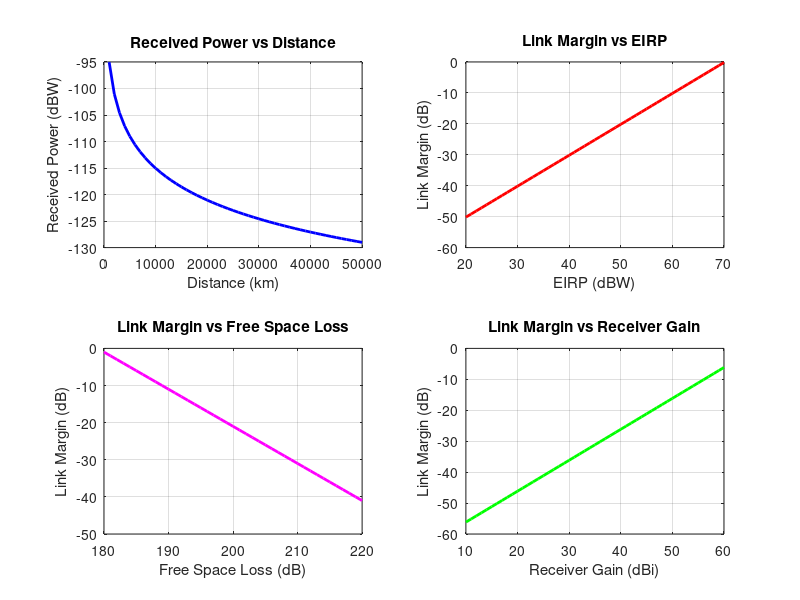

The MATLAB script that drew this image:
clc;
clear;
close all;

d = 36000;
f_u = 14;
f_d = 12;
T = 500;
k = 1.38e-23;
Latm = 2;
Lmisc = 1;
Pr_req = -100;

Pt_u = 20;
Gt_u = 45;
Gr_u = 35;
Ltx_u = 2;
Lrx_u = 1;

Pt_d = 10;
Gt_d = 35;
Gr_d = 40;
Ltx_d = 1;
Lrx_d = 2;

N0 = 10*log10(k*T);

EIRP_u = Pt_u + Gt_u - Ltx_u;
LFS_u = 92.45 + 20*log10(f_u) + 20*log10(d);
Pr_u = EIRP_u + Gr_u - LFS_u - Lrx_u - Latm - Lmisc;
CN0_u = Pr_u - N0;
LM_u = Pr_u - Pr_req;

EIRP_d = Pt_d + Gt_d - Ltx_d;
LFS_d = 92.45 + 20*log10(f_d) + 20*log10(d);
Pr_d = EIRP_d + Gr_d - LFS_d - Lrx_d - Latm - Lmisc;
CN0_d = Pr_d - N0;
LM_d = Pr_d - Pr_req;

fprintf('\n       UPLINK       DOWNLINK\n');
fprintf('EIRP   %8.2f      %8.2f\n', EIRP_u, EIRP_d);
fprintf('LFS    %8.2f      %8.2f\n', LFS_u, LFS_d);
fprintf('Pr     %8.2f      %8.2f\n', Pr_u, Pr_d);
fprintf('C/N0   %8.2f      %8.2f\n', CN0_u, CN0_d);
fprintf('LM     %8.2f      %8.2f\n', LM_u, LM_d);

distance = 1000:1000:50000;
Pr = EIRP_d + Gr_d - ...
    (92.45 + 20*log10(f_d) + 20*log10(distance) ...
    + Lrx_d + Latm + Lmisc);

subplot(2,2,1);
plot(distance,Pr,'b','LineWidth',2);
grid on;
title('Received Power vs Distance');
xlabel('Distance (km)');
ylabel('Received Power (dBW)');

E = 20:70;
LM1 = E + Gr_d - LFS_d - Lrx_d - Latm - Lmisc - Pr_req;

subplot(2,2,2);
plot(E,LM1,'r','LineWidth',2);
grid on;
title('Link Margin vs EIRP');
xlabel('EIRP (dBW)');
ylabel('Link Margin (dB)');

L = 180:220;
LM2 = EIRP_d + Gr_d - L - Lrx_d - Latm - Lmisc - Pr_req;

subplot(2,2,3);
plot(L,LM2,'m','LineWidth',2);
grid on;
title('Link Margin vs Free Space Loss');
xlabel('Free Space Loss (dB)');
ylabel('Link Margin (dB)');

G = 10:60;
LM3 = EIRP_d + G - LFS_d - Lrx_d - Latm - Lmisc - Pr_req;

subplot(2,2,4);
plot(G,LM3,'g','LineWidth',2);
%G=10log10(n(piD/lam)^2)
grid on;
title('Link Margin vs Receiver Gain');
xlabel('Receiver Gain (dBi)');
ylabel('Link Margin (dB)');
